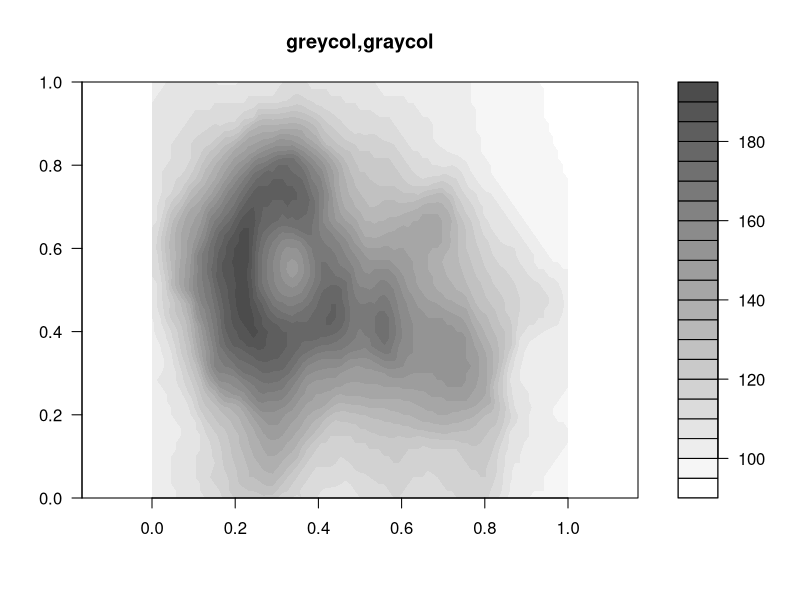
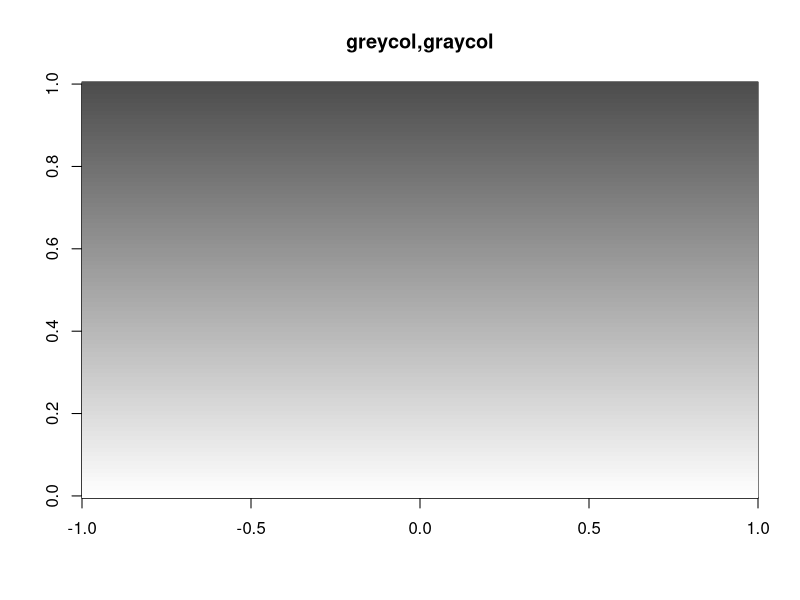

The R source for these figures, in order:
library(shape)


### Name: greycol
### Title: white-black color palette
### Aliases: greycol graycol
### Keywords: color

### ** Examples

filled.contour(volcano, color = graycol, asp = 1, main = "greycol,graycol")
graycol(10)
image(matrix(nrow = 1, ncol = 100, data = 1:100),
      col = graycol(100), main = "greycol,graycol")
